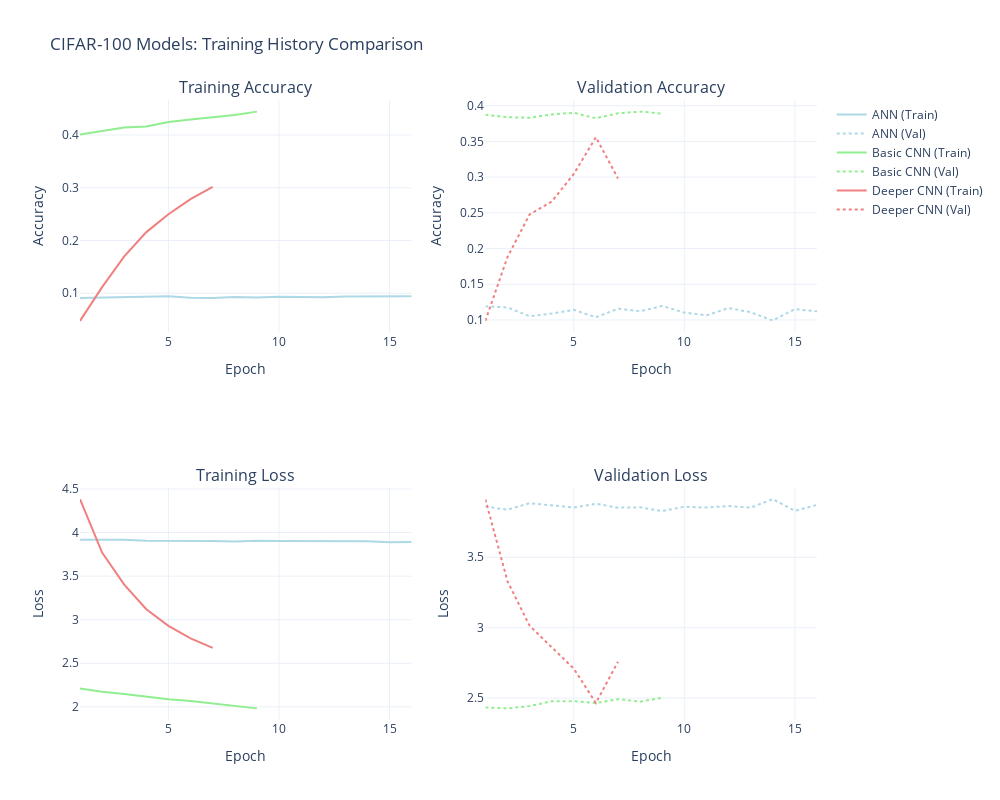

The notebook cell saved with this chart:
### Markdown cell above
### 4.2) Training History Visualization

### Code cell
import plotly.graph_objects as go
from plotly.subplots import make_subplots

print("=== Visualizing CIFAR-100 Training History ===")

# Create performance comparison dataframe
cifar100_performance_data = {
    'Model': ['ANN', 'Basic CNN', 'Deeper CNN'],
    'Test Loss': [loss_cifar100_ann, loss_cifar100_basic_cnn, loss_cifar100_deeper_cnn],
    'Test Accuracy': [accuracy_cifar100_ann, accuracy_cifar100_basic_cnn, accuracy_cifar100_deeper_cnn],
    'Parameters': [
        cifar100_ann_model.count_params(),
        cifar100_basic_cnn_model.count_params(),
        cifar100_deeper_cnn_model.count_params()
    ]
}

cifar100_performance_df = pd.DataFrame(cifar100_performance_data)
print("CIFAR-100 Model Performance Summary:")
print(cifar100_performance_df)

# Training history visualization using Plotly
cifar100_models = {
    "ANN": ("lightblue", cifar100_ann_history),
    "Basic CNN": ("lightgreen", cifar100_basic_cnn_history),
    "Deeper CNN": ("lightcoral", cifar100_deeper_cnn_history)
}

fig = make_subplots(
    rows=2, cols=2, 
    subplot_titles=('Training Accuracy', 'Validation Accuracy', 'Training Loss', 'Validation Loss'),
    specs=[[{"secondary_y": False}, {"secondary_y": False}],
           [{"secondary_y": False}, {"secondary_y": False}]]
)

for name, (color, history) in cifar100_models.items():
    epochs = list(range(1, len(history.history['accuracy']) + 1))
    
    # Training accuracy
    fig.add_trace(go.Scatter(
        x=epochs, y=history.history['accuracy'], 
        mode='lines', name=f'{name} (Train)', 
        line=dict(color=color, dash='solid')
    ), row=1, col=1)
    
    # Validation accuracy
    fig.add_trace(go.Scatter(
        x=epochs, y=history.history['val_accuracy'], 
        mode='lines', name=f'{name} (Val)', 
        line=dict(color=color, dash='dot')
    ), row=1, col=2)
    
    # Training loss
    fig.add_trace(go.Scatter(
        x=epochs, y=history.history['loss'], 
        mode='lines', name=f'{name} (Train)', 
        line=dict(color=color, dash='solid'), 
        showlegend=False
    ), row=2, col=1)
    
    # Validation loss
    fig.add_trace(go.Scatter(
        x=epochs, y=history.history['val_loss'], 
        mode='lines', name=f'{name} (Val)', 
        line=dict(color=color, dash='dot'), 
        showlegend=False
    ), row=2, col=2)

fig.update_layout(
    title_text="CIFAR-100 Models: Training History Comparison",
    height=800,
    width=1000,
    template="plotly_white"
)

fig.update_xaxes(title_text="Epoch")
fig.update_yaxes(title_text="Accuracy", row=1, col=1)
fig.update_yaxes(title_text="Accuracy", row=1, col=2)
fig.update_yaxes(title_text="Loss", row=2, col=1)
fig.update_yaxes(title_text="Loss", row=2, col=2)

fig.show()

### Figure 1 — Plotly figure (JSON) as saved in the notebook; plotly's stock layout.template omitted (floating-point values rounded to 4 significant figures)
{"data": [{"line": {"color": "lightblue", "dash": "solid"}, "mode": "lines", "name": "ANN (Train)", "type": "scatter", "x": [1, 2, 3, 4, 5, 6, 7, 8, 9, 10, 11, 12, 13, 14, 15, 16], "xaxis": "x", "y": [0.09088, 0.09168, 0.09154, 0.09248, 0.0941, 0.0916, 0.09114, 0.09264, 0.09194, 0.09356, 0.09262, 0.09258, 0.09384, 0.09378, 0.0942, 0.0941], "yaxis": "y"}, {"line": {"color": "lightblue", "dash": "dot"}, "mode": "lines", "name": "ANN (Val)", "type": "scatter", "x": [1, 2, 3, 4, 5, 6, 7, 8, 9, 10, 11, 12, 13, 14, 15, 16], "xaxis": "x2", "y": [0.1192, 0.1175, 0.1052, 0.1089, 0.1141, 0.1037, 0.1158, 0.1122, 0.1196, 0.1103, 0.1065, 0.1166, 0.1108, 0.0992, 0.1152, 0.112], "yaxis": "y2"}, {"line": {"color": "lightblue", "dash": "solid"}, "mode": "lines", "name": "ANN (Train)", "showlegend": false, "type": "scatter", "x": [1, 2, 3, 4, 5, 6, 7, 8, 9, 10, 11, 12, 13, 14, 15, 16], "xaxis": "x3", "y": [3.918, 3.919, 3.918, 3.907, 3.906, 3.905, 3.902, 3.896, 3.906, 3.903, 3.902, 3.899, 3.896, 3.9, 3.89, 3.892], "yaxis": "y3"}, {"line": {"color": "lightblue", "dash": "dot"}, "mode": "lines", "name": "ANN (Val)", "showlegend": false, "type": "scatter", "x": [1, 2, 3, 4, 5, 6, 7, 8, 9, 10, 11, 12, 13, 14, 15, 16], "xaxis": "x4", "y": [3.861, 3.838, 3.884, 3.87, 3.853, 3.88, 3.852, 3.855, 3.828, 3.859, 3.853, 3.864, 3.852, 3.913, 3.83, 3.872], "yaxis": "y4"}, {"line": {"color": "lightgreen", "dash": "solid"}, "mode": "lines", "name": "Basic CNN (Train)", "type": "scatter", "x": [1, 2, 3, 4, 5, 6, 7, 8, 9], "xaxis": "x", "y": [0.4008, 0.4068, 0.4142, 0.4159, 0.4245, 0.4294, 0.4336, 0.4378, 0.4442], "yaxis": "y"}, {"line": {"color": "lightgreen", "dash": "dot"}, "mode": "lines", "name": "Basic CNN (Val)", "type": "scatter", "x": [1, 2, 3, 4, 5, 6, 7, 8, 9], "xaxis": "x2", "y": [0.3873, 0.3839, 0.3832, 0.3878, 0.3901, 0.3824, 0.3894, 0.3917, 0.389], "yaxis": "y2"}, {"line": {"color": "lightgreen", "dash": "solid"}, "mode": "lines", "name": "Basic CNN (Train)", "showlegend": false, "type": "scatter", "x": [1, 2, 3, 4, 5, 6, 7, 8, 9], "xaxis": "x3", "y": [2.211, 2.174, 2.148, 2.119, 2.087, 2.068, 2.037, 2.005, 1.983], "yaxis": "y3"}, {"line": {"color": "lightgreen", "dash": "dot"}, "mode": "lines", "name": "Basic CNN (Val)", "showlegend": false, "type": "scatter", "x": [1, 2, 3, 4, 5, 6, 7, 8, 9], "xaxis": "x4", "y": [2.433, 2.427, 2.443, 2.477, 2.478, 2.464, 2.492, 2.475, 2.502], "yaxis": "y4"}, {"line": {"color": "lightcoral", "dash": "solid"}, "mode": "lines", "name": "Deeper CNN (Train)", "type": "scatter", "x": [1, 2, 3, 4, 5, 6, 7], "xaxis": "x", "y": [0.04762, 0.1116, 0.1698, 0.2159, 0.2498, 0.2784, 0.3017], "yaxis": "y"}, {"line": {"color": "lightcoral", "dash": "dot"}, "mode": "lines", "name": "Deeper CNN (Val)", "type": "scatter", "x": [1, 2, 3, 4, 5, 6, 7], "xaxis": "x2", "y": [0.0987, 0.188, 0.2476, 0.2657, 0.3044, 0.3558, 0.2981], "yaxis": "y2"}, {"line": {"color": "lightcoral", "dash": "solid"}, "mode": "lines", "name": "Deeper CNN (Train)", "showlegend": false, "type": "scatter", "x": [1, 2, 3, 4, 5, 6, 7], "xaxis": "x3", "y": [4.384, 3.77, 3.402, 3.12, 2.929, 2.786, 2.677], "yaxis": "y3"}, {"line": {"color": "lightcoral", "dash": "dot"}, "mode": "lines", "name": "Deeper CNN (Val)", "showlegend": false, "type": "scatter", "x": [1, 2, 3, 4, 5, 6, 7], "xaxis": "x4", "y": [3.912, 3.331, 3.014, 2.864, 2.709, 2.465, 2.758], "yaxis": "y4"}], "layout": {"annotations": [{"font": {"size": 16}, "showarrow": false, "text": "Training Accuracy", "x": 0.225, "xanchor": "center", "xref": "paper", "y": 1, "yanchor": "bottom", "yref": "paper"}, {"font": {"size": 16}, "showarrow": false, "text": "Validation Accuracy", "x": 0.775, "xanchor": "center", "xref": "paper", "y": 1, "yanchor": "bottom", "yref": "paper"}, {"font": {"size": 16}, "showarrow": false, "text": "Training Loss", "x": 0.225, "xanchor": "center", "xref": "paper", "y": 0.375, "yanchor": "bottom", "yref": "paper"}, {"font": {"size": 16}, "showarrow": false, "text": "Validation Loss", "x": 0.775, "xanchor": "center", "xref": "paper", "y": 0.375, "yanchor": "bottom", "yref": "paper"}], "height": 800, "title": {"text": "CIFAR-100 Models: Training History Comparison"}, "width": 1000, "xaxis": {"anchor": "y", "domain": [0, 0.45], "title": {"text": "Epoch"}}, "xaxis2": {"anchor": "y2", "domain": [0.55, 1], "title": {"text": "Epoch"}}, "xaxis3": {"anchor": "y3", "domain": [0, 0.45], "title": {"text": "Epoch"}}, "xaxis4": {"anchor": "y4", "domain": [0.55, 1], "title": {"text": "Epoch"}}, "yaxis": {"anchor": "x", "domain": [0.625, 1], "title": {"text": "Accuracy"}}, "yaxis2": {"anchor": "x2", "domain": [0.625, 1], "title": {"text": "Accuracy"}}, "yaxis3": {"anchor": "x3", "domain": [0, 0.375], "title": {"text": "Loss"}}, "yaxis4": {"anchor": "x4", "domain": [0, 0.375], "title": {"text": "Loss"}}}}
